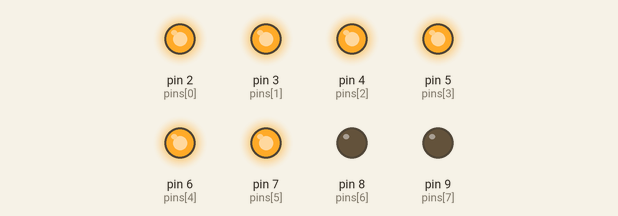
This sketch was run on a simulated Arduino Uno, built with avr-gcc and run on an emulated ATmega328P. Parts: output pins drawn as LEDs (lit = HIGH).

Above: at 0.7 s.
At 3.2 s:
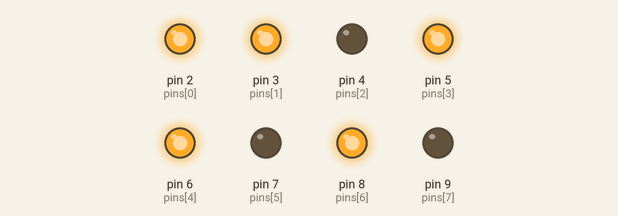
At 4.4 s:
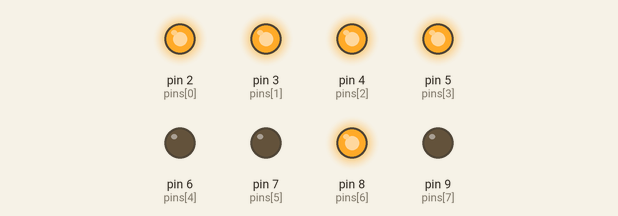
At 6.9 s:
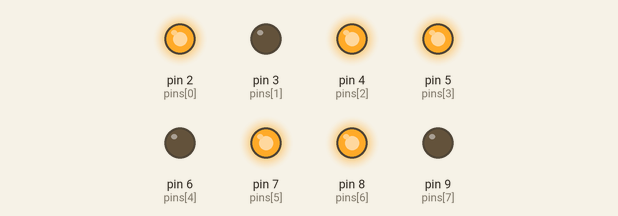
At 10.6 s:
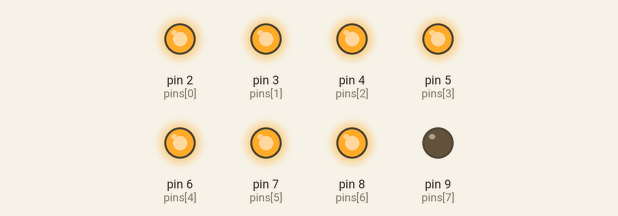
At 14.3 s:
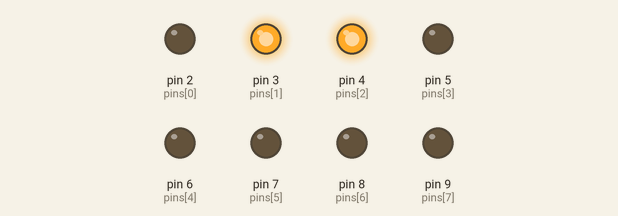
Timing chart, 0 to 16.1 s (numbered marks = the images above):
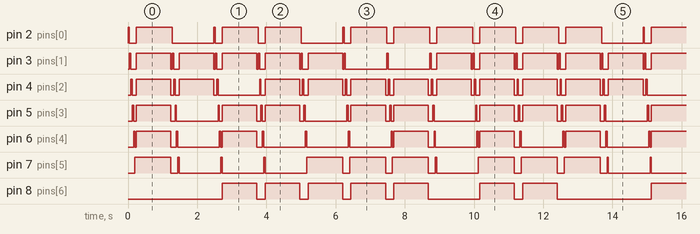

Measured:
- by itself, pin 3 (pins[1]), pin 4 (pins[2]), pin 5 (pins[3]), pin 6 (pins[4]): moves between LOW and HIGH, repeating every 12.4 s
- by itself, pin 8 (pins[6]): repeats every 12.4 s: 4 × (LOW 0.24 s, HIGH 1.0 s), LOW 1.5 s, HIGH 1.0 s, LOW 0.24 s, HIGH 1.0 s, LOW 2.7 s, HIGH 1.0 s
- by itself, pin 2 (pins[0]): repeats every 12.4 s: LOW 0.20 s, HIGH 1.0 s, LOW 1.2 s, HIGH 0.04 s, 2 × (LOW 0.20 s, HIGH 1.0 s), LOW 1.2 s, HIGH 0.04 s, 5 × (LOW 0.20 s, HIGH 1.0 s)
- by itself, pin 7 (pins[5]): repeats every 12.4 s: LOW 0.20 s, 3 × (HIGH 0.04 s, LOW 1.2 s), 3 × (HIGH 1.0 s, LOW 0.20 s), HIGH 0.04 s, LOW 1.2 s, 2 × (HIGH 1.0 s, LOW 0.20 s), HIGH 1.0 s

The sketch:

sketch_counter.ino
```cpp
const int SEG7_LENGTH = 8;
const int STEP = 1;
const int PATTERNS_COUNT = 10;
int patterns[PATTERNS_COUNT][SEG7_LENGTH];
int index;
int pins[] = {2, 3, 4, 5, 6, 7, 8, 9};
int delayPeriod = 1000;

// int seg7_[] = {a, b, c, d, e, f, g, dp}; // LOW HIGH
int seg7_0[] = {HIGH, HIGH, HIGH, HIGH, HIGH, HIGH, LOW, LOW};
int seg7_1[] = {LOW, HIGH, HIGH, LOW, LOW, LOW, LOW, LOW};
int seg7_2[] = {HIGH, HIGH, LOW, HIGH, HIGH, LOW, HIGH, LOW};
int seg7_3[] = {HIGH, HIGH, HIGH, HIGH, LOW, LOW, HIGH, LOW};
int seg7_4[] = {LOW, HIGH, HIGH, LOW, LOW, HIGH, HIGH, LOW};
int seg7_5[] = {HIGH, LOW, HIGH, HIGH, LOW, HIGH, HIGH, LOW};
int seg7_6[] = {HIGH, LOW, HIGH, HIGH, HIGH, HIGH, HIGH, LOW};
int seg7_7[] = {HIGH, HIGH, HIGH, LOW, LOW, LOW, LOW, LOW};
int seg7_8[] = {HIGH, HIGH, HIGH, HIGH, HIGH, HIGH, HIGH, LOW};
int seg7_9[] = {HIGH, HIGH, HIGH, HIGH, LOW, HIGH, HIGH, LOW};

int seg7_Blanck[] = {LOW, LOW, LOW, LOW, LOW, LOW, LOW, LOW};
int seg7_segmenta[] = {HIGH, LOW, LOW, LOW, LOW, LOW, LOW, LOW};
int seg7_segmentb[] = {LOW, HIGH, LOW, LOW, LOW, LOW, LOW, LOW};
int seg7_segmentc[] = {LOW, LOW, HIGH, LOW, LOW, LOW, LOW, LOW};
int seg7_segmentd[] = {LOW, LOW, LOW, HIGH, LOW, LOW, LOW, LOW};
int seg7_segmente[] = {LOW, LOW, LOW, LOW, HIGH, LOW, LOW, LOW};
int seg7_segmentf[] = {LOW, LOW, LOW, LOW, LOW, HIGH, LOW, LOW};
int seg7_segmentg[] = {LOW, LOW, LOW, LOW, LOW, LOW, HIGH, LOW};
int seg7_segmentdp[] = {LOW, LOW, LOW, LOW, LOW, LOW, LOW, HIGH};

void copyIntArray(int src[], int dst[], int count) {
  for(int i = 0; i < count; i++) {
    dst[i] = src[i];
  }
}

void rotatingSignal(int interval, int totalPeriod, boolean clockWise) {
  const int ROTATING_PATTERNS_COUNT = 6;
  int localPatterns[ROTATING_PATTERNS_COUNT][SEG7_LENGTH];
  copyIntArray(seg7_segmenta, localPatterns[0], SEG7_LENGTH);
  copyIntArray(seg7_segmentb, localPatterns[1], SEG7_LENGTH);
  copyIntArray(seg7_segmentc, localPatterns[2], SEG7_LENGTH);
  copyIntArray(seg7_segmentd, localPatterns[3], SEG7_LENGTH);
  copyIntArray(seg7_segmente, localPatterns[4], SEG7_LENGTH);
  copyIntArray(seg7_segmentf, localPatterns[5], SEG7_LENGTH);
  int stepping = clockWise? +1: -1;
  boolean moreTime = true;
  int count = 0;
  do {
    count++;
    int i = clockWise? 0: ROTATING_PATTERNS_COUNT-1;
    while(i < ROTATING_PATTERNS_COUNT && i >= 0) {
      light7seg(localPatterns[i], pins);
      delay(interval);
      i += stepping;
    }
    moreTime = interval*ROTATING_PATTERNS_COUNT*count < totalPeriod;
  } while (moreTime);
}

void light7seg(int values[], int pins[]) {
  for(int i = 0; i < SEG7_LENGTH; i++) {
    digitalWrite(pins[i], values[i]);
  }
}

void pinsSetup() {
  for(int i = 0; i < SEG7_LENGTH; i++) {
    pinMode(pins[i], OUTPUT);
  }
}

void setup() {
  index = (STEP > 0)? 0: PATTERNS_COUNT-1;
  pinsSetup();
  copyIntArray(seg7_0, patterns[0], SEG7_LENGTH);
  copyIntArray(seg7_1, patterns[1], SEG7_LENGTH);
  copyIntArray(seg7_2, patterns[2], SEG7_LENGTH);
  copyIntArray(seg7_3, patterns[3], SEG7_LENGTH);
  copyIntArray(seg7_4, patterns[4], SEG7_LENGTH);
  copyIntArray(seg7_5, patterns[5], SEG7_LENGTH);
  copyIntArray(seg7_6, patterns[6], SEG7_LENGTH);
  copyIntArray(seg7_7, patterns[7], SEG7_LENGTH);
  copyIntArray(seg7_8, patterns[8], SEG7_LENGTH);
  copyIntArray(seg7_9, patterns[9], SEG7_LENGTH);
}

void loop() {
  rotatingSignal(40, 0, true);
  light7seg(patterns[index], pins);
  delay(delayPeriod);
  index += STEP;
  if(index >= PATTERNS_COUNT) {
    index = 0;
  }
  if(index < 0 ) {
    index = PATTERNS_COUNT-1;
  }
}
```
